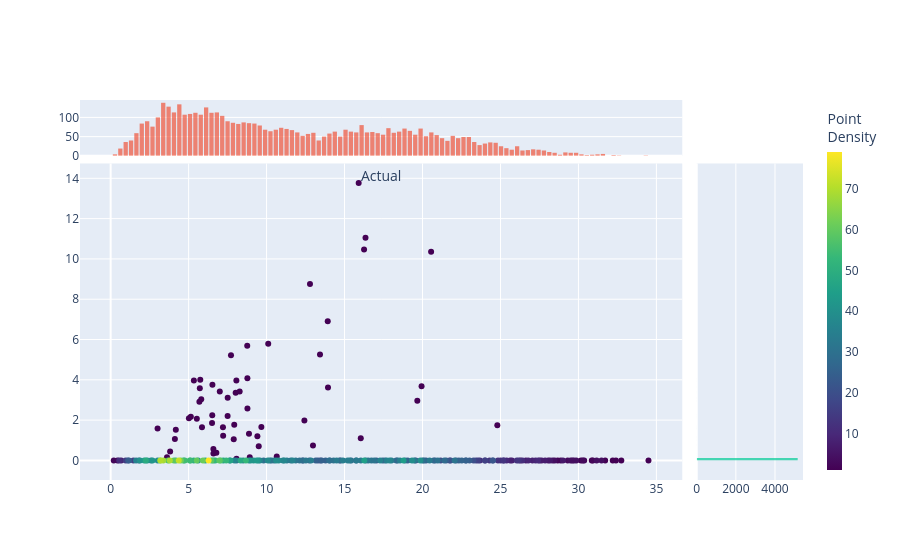

The notebook cell saved with this chart:
### Code cell
hist_density(res_test['y true'], res_test['y pred'])

### Figure 1 — Plotly figure (JSON) as saved in the notebook; plotly's stock layout.template omitted (floating-point values rounded to 4 significant figures; data arrays with more than 128 entries replaced by an {"elided": "..."} marker saying what was removed)
{"data": [{"customdata": {"elided": "242x1 int values"}, "hovertemplate": "Actual: %{x}<br>Predicted: %{y}<br>Point<br>Density: %{customdata[0]:.3f}<extra></extra>", "legendgroup": "", "marker": {"color": {"elided": "242 int values"}, "coloraxis": "coloraxis", "symbol": "circle"}, "mode": "markers", "name": "", "orientation": "v", "showlegend": false, "type": "scatter", "x": {"elided": "242 float values"}, "xaxis": "x3", "y": {"elided": "242 float values"}, "yaxis": "y3"}, {"marker": {"line": {"width": 0}}, "opacity": 0.7, "showlegend": false, "type": "bar", "x": [0.2777, 0.6216, 0.9654, 1.309, 1.653, 1.997, 2.341, 2.685, 3.029, 3.372, 3.716, 4.06, 4.404, 4.748, 5.092, 5.436, 5.78, 6.123, 6.467, 6.811, 7.155, 7.499, 7.843, 8.187, 8.53, 8.874, 9.218, 9.562, 9.906, 10.25, 10.59, 10.94, 11.28, 11.63, 11.97, 12.31, 12.66, 13.0, 13.34, 13.69, 14.03, 14.38, 14.72, 15.06, 15.41, 15.75, 16.1, 16.44, 16.78, 17.13, 17.47, 17.81, 18.16, 18.5, 18.85, 19.19, 19.53, 19.88, 20.22, 20.57, 20.91, 21.25, 21.6, 21.94, 22.28, 22.63, 22.97, 23.32, 23.66, 24.0, 24.35, 24.69, 25.04, 25.38, 25.72, 26.07, 26.41, 26.76, 27.1, 27.44, 27.79, 28.13, 28.47, 28.82, 29.16, 29.51, 29.85, 30.19, 30.54, 30.88, 31.23, 31.57, 31.91, 32.26, 32.6, 32.94, 33.29, 33.63, 33.98, 34.32], "xaxis": "x", "y": [4, 19, 36, 40, 59, 84, 90, 76, 100, 138, 128, 113, 134, 107, 109, 112, 107, 126, 112, 113, 104, 90, 86, 83, 87, 85, 84, 79, 68, 64, 68, 73, 70, 67, 61, 52, 57, 60, 40, 50, 58, 63, 50, 68, 63, 61, 80, 61, 62, 59, 55, 72, 60, 63, 71, 65, 55, 71, 51, 61, 54, 46, 39, 52, 46, 49, 49, 36, 28, 32, 35, 34, 25, 20, 16, 25, 14, 15, 17, 16, 14, 10, 8, 3, 9, 8, 8, 4, 2, 3, 4, 5, 0, 2, 1, 0, 0, 0, 0, 1], "yaxis": "y"}, {"marker": {"line": {"width": 0}}, "opacity": 0.7, "orientation": "h", "showlegend": false, "type": "bar", "x": [5159, 3, 2, 1, 1, 2, 0, 3, 2, 1, 0, 4, 3, 1, 1, 3, 2, 0, 1, 0, 0, 2, 2, 0, 3, 0, 3, 1, 2, 2, 0, 0, 0, 0, 0, 0, 0, 1, 1, 0, 0, 1, 1, 0, 0, 0, 0, 0, 0, 0, 1, 0, 0, 0, 0, 0, 0, 0, 0, 0, 0, 0, 0, 1, 0, 0, 0, 0, 0, 0, 0, 0, 0, 0, 0, 1, 1, 0, 0, 0, 1, 0, 0, 0, 0, 0, 0, 0, 0, 0, 0, 0, 0, 0, 0, 0, 0, 0, 0, 1], "xaxis": "x4", "y": [0.06883, 0.2065, 0.3441, 0.4818, 0.6194, 0.7571, 0.8947, 1.032, 1.17, 1.308, 1.445, 1.583, 1.721, 1.858, 1.996, 2.134, 2.271, 2.409, 2.547, 2.684, 2.822, 2.96, 3.097, 3.235, 3.372, 3.51, 3.648, 3.785, 3.923, 4.061, 4.198, 4.336, 4.474, 4.611, 4.749, 4.887, 5.024, 5.162, 5.3, 5.437, 5.575, 5.713, 5.85, 5.988, 6.125, 6.263, 6.401, 6.538, 6.676, 6.814, 6.951, 7.089, 7.227, 7.364, 7.502, 7.64, 7.777, 7.915, 8.053, 8.19, 8.328, 8.466, 8.603, 8.741, 8.879, 9.016, 9.154, 9.291, 9.429, 9.567, 9.704, 9.842, 9.98, 10.12, 10.26, 10.39, 10.53, 10.67, 10.81, 10.94, 11.08, 11.22, 11.36, 11.49, 11.63, 11.77, 11.91, 12.04, 12.18, 12.32, 12.46, 12.6, 12.73, 12.87, 13.01, 13.15, 13.28, 13.42, 13.56, 13.7], "yaxis": "y4"}], "layout": {"coloraxis": {"autocolorscale": false, "colorbar": {"thickness": 15, "title": {"text": "Point<br>Density"}}, "colorscale": [[0, "#440154"], [0.1111, "#482878"], [0.2222, "#3e4989"], [0.3333, "#31688e"], [0.4444, "#26828e"], [0.5556, "#1f9e89"], [0.6667, "#35b779"], [0.7778, "#6ece58"], [0.8889, "#b5de2b"], [1, "#fde725"]]}, "showlegend": false, "xaxis": {"anchor": "y", "domain": [0, 0.833], "matches": "x3", "showline": false, "showticklabels": false, "title": {"text": "Actual"}}, "xaxis2": {"anchor": "y2", "domain": [0.853, 1], "matches": "x4", "showline": false, "showticklabels": true}, "xaxis3": {"anchor": "y3", "domain": [0, 0.833], "showline": false}, "xaxis4": {"anchor": "y4", "domain": [0.853, 1], "showline": false}, "yaxis": {"anchor": "x", "domain": [0.853, 1], "showline": false, "showticklabels": true}, "yaxis2": {"anchor": "x2", "domain": [0.853, 1], "matches": "y", "showline": false, "showticklabels": false, "title": {"text": "Predicted"}}, "yaxis3": {"anchor": "x3", "domain": [0, 0.833], "showline": false}, "yaxis4": {"anchor": "x4", "domain": [0, 0.833], "matches": "y3", "showline": false, "showticklabels": false}}}
